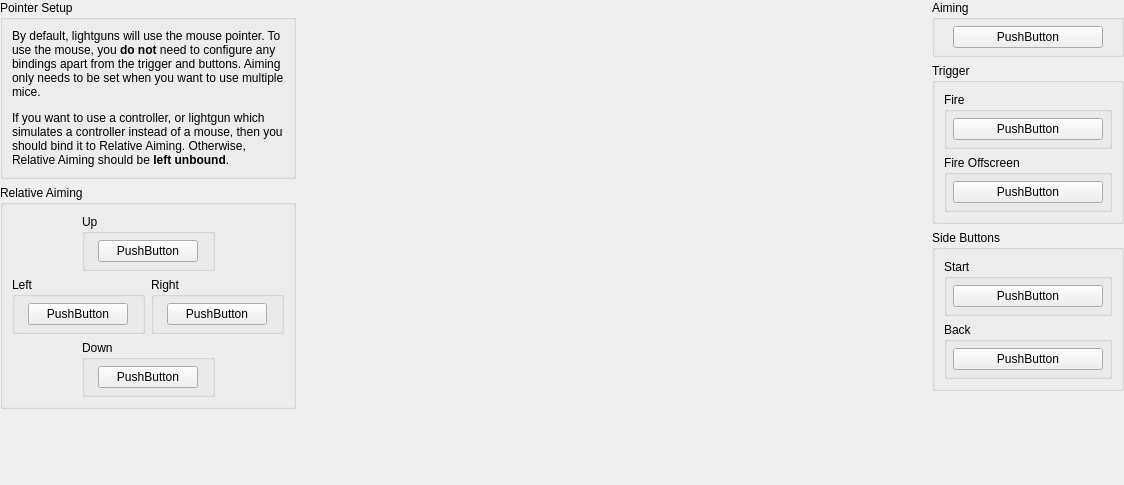
<?xml version="1.0" encoding="UTF-8"?>
<ui version="4.0">
 <class>ControllerBindingWidget_Justifier</class>
 <widget class="QWidget" name="ControllerBindingWidget_Justifier">
  <property name="geometry">
   <rect>
    <x>0</x>
    <y>0</y>
    <width>1124</width>
    <height>485</height>
   </rect>
  </property>
  <property name="sizePolicy">
   <sizepolicy hsizetype="MinimumExpanding" vsizetype="Preferred">
    <horstretch>0</horstretch>
    <verstretch>0</verstretch>
   </sizepolicy>
  </property>
  <property name="minimumSize">
   <size>
    <width>1000</width>
    <height>400</height>
   </size>
  </property>
  <layout class="QGridLayout" name="gridLayout_3">
   <property name="leftMargin">
    <number>0</number>
   </property>
   <property name="topMargin">
    <number>0</number>
   </property>
   <property name="rightMargin">
    <number>0</number>
   </property>
   <property name="bottomMargin">
    <number>0</number>
   </property>
   <item row="0" column="0">
    <layout class="QVBoxLayout" name="verticalLayout_5">
     <item>
      <widget class="QGroupBox" name="groupBox_18">
       <property name="title">
        <string>Pointer Setup</string>
       </property>
       <layout class="QVBoxLayout" name="verticalLayout_6">
        <item>
         <widget class="QLabel" name="label_4">
          <property name="text">
           <string>&lt;html&gt;&lt;head/&gt;&lt;body&gt;&lt;p&gt;By default, lightguns will use the mouse pointer. To use the mouse, you &lt;span style=&quot; font-weight:700;&quot;&gt;do not&lt;/span&gt; need to configure any bindings apart from the trigger and buttons. Aiming only needs to be set when you want to use multiple mice.&lt;/p&gt;&lt;p&gt;If you want to use a controller, or lightgun which simulates a controller instead of a mouse, then you should bind it to Relative Aiming. Otherwise, Relative Aiming should be &lt;span style=&quot; font-weight:700;&quot;&gt;left unbound&lt;/span&gt;.&lt;/p&gt;&lt;/body&gt;&lt;/html&gt;</string>
          </property>
          <property name="alignment">
           <set>Qt::AlignmentFlag::AlignLeading|Qt::AlignmentFlag::AlignLeft|Qt::AlignmentFlag::AlignTop</set>
          </property>
          <property name="wordWrap">
           <bool>true</bool>
          </property>
         </widget>
        </item>
       </layout>
      </widget>
     </item>
     <item>
      <widget class="QGroupBox" name="groupBox_20">
       <property name="title">
        <string extracomment="Try to use Sony's official terminology for this. A good place to start would be in the console or the DualShock 2's manual. If this element was officially translated to your language by Sony in later DualShocks, you may use that term.">Relative Aiming</string>
       </property>
       <layout class="QGridLayout" name="gridLayout_18">
        <item row="3" column="1" colspan="2">
         <widget class="QGroupBox" name="groupBox_21">
          <property name="title">
           <string>Down</string>
          </property>
          <layout class="QGridLayout" name="gridLayout_20">
           <property name="leftMargin">
            <number>6</number>
           </property>
           <property name="topMargin">
            <number>6</number>
           </property>
           <property name="rightMargin">
            <number>6</number>
           </property>
           <property name="bottomMargin">
            <number>6</number>
           </property>
           <item row="0" column="0">
            <widget class="InputBindingWidget" name="RelativeDown">
             <property name="minimumSize">
              <size>
               <width>100</width>
               <height>0</height>
              </size>
             </property>
             <property name="maximumSize">
              <size>
               <width>100</width>
               <height>16777215</height>
              </size>
             </property>
             <property name="text">
              <string notr="true">PushButton</string>
             </property>
            </widget>
           </item>
          </layout>
         </widget>
        </item>
        <item row="0" column="1" colspan="2">
         <widget class="QGroupBox" name="groupBox_23">
          <property name="title">
           <string>Up</string>
          </property>
          <layout class="QGridLayout" name="gridLayout_22">
           <property name="leftMargin">
            <number>6</number>
           </property>
           <property name="topMargin">
            <number>6</number>
           </property>
           <property name="rightMargin">
            <number>6</number>
           </property>
           <property name="bottomMargin">
            <number>6</number>
           </property>
           <item row="0" column="0">
            <widget class="InputBindingWidget" name="RelativeUp">
             <property name="minimumSize">
              <size>
               <width>100</width>
               <height>0</height>
              </size>
             </property>
             <property name="maximumSize">
              <size>
               <width>100</width>
               <height>16777215</height>
              </size>
             </property>
             <property name="text">
              <string notr="true">PushButton</string>
             </property>
            </widget>
           </item>
          </layout>
         </widget>
        </item>
        <item row="2" column="0" colspan="2">
         <widget class="QGroupBox" name="groupBox_22">
          <property name="title">
           <string>Left</string>
          </property>
          <layout class="QGridLayout" name="gridLayout_21">
           <property name="leftMargin">
            <number>6</number>
           </property>
           <property name="topMargin">
            <number>6</number>
           </property>
           <property name="rightMargin">
            <number>6</number>
           </property>
           <property name="bottomMargin">
            <number>6</number>
           </property>
           <item row="0" column="0">
            <widget class="InputBindingWidget" name="RelativeLeft">
             <property name="minimumSize">
              <size>
               <width>100</width>
               <height>0</height>
              </size>
             </property>
             <property name="maximumSize">
              <size>
               <width>100</width>
               <height>16777215</height>
              </size>
             </property>
             <property name="text">
              <string notr="true">PushButton</string>
             </property>
            </widget>
           </item>
          </layout>
         </widget>
        </item>
        <item row="2" column="2" colspan="2">
         <widget class="QGroupBox" name="groupBox_24">
          <property name="title">
           <string>Right</string>
          </property>
          <layout class="QGridLayout" name="gridLayout_23">
           <property name="leftMargin">
            <number>6</number>
           </property>
           <property name="topMargin">
            <number>6</number>
           </property>
           <property name="rightMargin">
            <number>6</number>
           </property>
           <property name="bottomMargin">
            <number>6</number>
           </property>
           <item row="0" column="0">
            <widget class="InputBindingWidget" name="RelativeRight">
             <property name="minimumSize">
              <size>
               <width>100</width>
               <height>0</height>
              </size>
             </property>
             <property name="maximumSize">
              <size>
               <width>100</width>
               <height>16777215</height>
              </size>
             </property>
             <property name="text">
              <string notr="true">PushButton</string>
             </property>
            </widget>
           </item>
          </layout>
         </widget>
        </item>
       </layout>
      </widget>
     </item>
     <item>
      <spacer name="verticalSpacer_5">
       <property name="orientation">
        <enum>Qt::Orientation::Vertical</enum>
       </property>
       <property name="sizeHint" stdset="0">
        <size>
         <width>0</width>
         <height>0</height>
        </size>
       </property>
      </spacer>
     </item>
    </layout>
   </item>
   <item row="0" column="1">
    <layout class="QGridLayout" name="gridLayout_2">
     <item row="1" column="0">
      <spacer name="horizontalSpacer">
       <property name="orientation">
        <enum>Qt::Orientation::Horizontal</enum>
       </property>
       <property name="sizeHint" stdset="0">
        <size>
         <width>35</width>
         <height>263</height>
        </size>
       </property>
      </spacer>
     </item>
     <item row="1" column="1" colspan="2">
      <widget class="QLabel" name="label_3">
       <property name="sizePolicy">
        <sizepolicy hsizetype="Fixed" vsizetype="Fixed">
         <horstretch>0</horstretch>
         <verstretch>0</verstretch>
        </sizepolicy>
       </property>
       <property name="maximumSize">
        <size>
         <width>400</width>
         <height>266</height>
        </size>
       </property>
       <property name="text">
        <string/>
       </property>
       <property name="pixmap">
        <pixmap resource="resources/pokketsx-qt.qrc">:/controllers/justifier.svg</pixmap>
       </property>
       <property name="scaledContents">
        <bool>true</bool>
       </property>
      </widget>
     </item>
     <item row="1" column="3">
      <spacer name="horizontalSpacer_2">
       <property name="orientation">
        <enum>Qt::Orientation::Horizontal</enum>
       </property>
       <property name="sizeHint" stdset="0">
        <size>
         <width>36</width>
         <height>263</height>
        </size>
       </property>
      </spacer>
     </item>
     <item row="0" column="1" colspan="2">
      <spacer name="verticalSpacer_2">
       <property name="orientation">
        <enum>Qt::Orientation::Vertical</enum>
       </property>
       <property name="sizeHint" stdset="0">
        <size>
         <width>20</width>
         <height>40</height>
        </size>
       </property>
      </spacer>
     </item>
     <item row="2" column="1" colspan="2">
      <spacer name="verticalSpacer_3">
       <property name="orientation">
        <enum>Qt::Orientation::Vertical</enum>
       </property>
       <property name="sizeHint" stdset="0">
        <size>
         <width>20</width>
         <height>40</height>
        </size>
       </property>
      </spacer>
     </item>
    </layout>
   </item>
   <item row="0" column="2">
    <layout class="QVBoxLayout" name="verticalLayout">
     <item>
      <widget class="QGroupBox" name="groupBox_7">
       <property name="title">
        <string>Aiming</string>
       </property>
       <layout class="QGridLayout" name="gridLayout_10">
        <property name="leftMargin">
         <number>6</number>
        </property>
        <property name="topMargin">
         <number>6</number>
        </property>
        <property name="rightMargin">
         <number>6</number>
        </property>
        <property name="bottomMargin">
         <number>6</number>
        </property>
        <item row="0" column="0">
         <widget class="InputBindingWidget" name="Pointer">
          <property name="minimumSize">
           <size>
            <width>150</width>
            <height>0</height>
           </size>
          </property>
          <property name="maximumSize">
           <size>
            <width>150</width>
            <height>16777215</height>
           </size>
          </property>
          <property name="text">
           <string>PushButton</string>
          </property>
         </widget>
        </item>
       </layout>
      </widget>
     </item>
     <item>
      <widget class="QGroupBox" name="groupBox_8">
       <property name="title">
        <string>Trigger</string>
       </property>
       <layout class="QGridLayout" name="gridLayout_24">
        <item row="2" column="0" colspan="2">
         <widget class="QGroupBox" name="groupBox_9">
          <property name="title">
           <string>Fire Offscreen</string>
          </property>
          <layout class="QGridLayout" name="gridLayout_25">
           <property name="leftMargin">
            <number>6</number>
           </property>
           <property name="topMargin">
            <number>6</number>
           </property>
           <property name="rightMargin">
            <number>6</number>
           </property>
           <property name="bottomMargin">
            <number>6</number>
           </property>
           <item row="0" column="0">
            <widget class="InputBindingWidget" name="ShootOffscreen">
             <property name="minimumSize">
              <size>
               <width>150</width>
               <height>0</height>
              </size>
             </property>
             <property name="maximumSize">
              <size>
               <width>150</width>
               <height>16777215</height>
              </size>
             </property>
             <property name="text">
              <string>PushButton</string>
             </property>
            </widget>
           </item>
          </layout>
         </widget>
        </item>
        <item row="0" column="0" colspan="2">
         <widget class="QGroupBox" name="groupBox_25">
          <property name="title">
           <string>Fire</string>
          </property>
          <layout class="QGridLayout" name="gridLayout_26">
           <property name="leftMargin">
            <number>6</number>
           </property>
           <property name="topMargin">
            <number>6</number>
           </property>
           <property name="rightMargin">
            <number>6</number>
           </property>
           <property name="bottomMargin">
            <number>6</number>
           </property>
           <item row="0" column="0">
            <widget class="InputBindingWidget" name="Trigger">
             <property name="minimumSize">
              <size>
               <width>150</width>
               <height>0</height>
              </size>
             </property>
             <property name="maximumSize">
              <size>
               <width>150</width>
               <height>16777215</height>
              </size>
             </property>
             <property name="text">
              <string>PushButton</string>
             </property>
            </widget>
           </item>
          </layout>
         </widget>
        </item>
       </layout>
      </widget>
     </item>
     <item>
      <widget class="QGroupBox" name="groupBox_26">
       <property name="title">
        <string>Side Buttons</string>
       </property>
       <layout class="QGridLayout" name="gridLayout_27">
        <item row="2" column="0" colspan="2">
         <widget class="QGroupBox" name="groupBox_27">
          <property name="title">
           <string>Back</string>
          </property>
          <layout class="QGridLayout" name="gridLayout_28">
           <property name="leftMargin">
            <number>6</number>
           </property>
           <property name="topMargin">
            <number>6</number>
           </property>
           <property name="rightMargin">
            <number>6</number>
           </property>
           <property name="bottomMargin">
            <number>6</number>
           </property>
           <item row="0" column="0">
            <widget class="InputBindingWidget" name="Back">
             <property name="minimumSize">
              <size>
               <width>150</width>
               <height>0</height>
              </size>
             </property>
             <property name="maximumSize">
              <size>
               <width>150</width>
               <height>16777215</height>
              </size>
             </property>
             <property name="text">
              <string>PushButton</string>
             </property>
            </widget>
           </item>
          </layout>
         </widget>
        </item>
        <item row="0" column="0" colspan="2">
         <widget class="QGroupBox" name="groupBox_28">
          <property name="title">
           <string>Start</string>
          </property>
          <layout class="QGridLayout" name="gridLayout_29">
           <property name="leftMargin">
            <number>6</number>
           </property>
           <property name="topMargin">
            <number>6</number>
           </property>
           <property name="rightMargin">
            <number>6</number>
           </property>
           <property name="bottomMargin">
            <number>6</number>
           </property>
           <item row="0" column="0">
            <widget class="InputBindingWidget" name="Start">
             <property name="minimumSize">
              <size>
               <width>150</width>
               <height>0</height>
              </size>
             </property>
             <property name="maximumSize">
              <size>
               <width>150</width>
               <height>16777215</height>
              </size>
             </property>
             <property name="text">
              <string>PushButton</string>
             </property>
            </widget>
           </item>
          </layout>
         </widget>
        </item>
       </layout>
      </widget>
     </item>
     <item>
      <spacer name="verticalSpacer_4">
       <property name="orientation">
        <enum>Qt::Orientation::Vertical</enum>
       </property>
       <property name="sizeHint" stdset="0">
        <size>
         <width>0</width>
         <height>0</height>
        </size>
       </property>
      </spacer>
     </item>
    </layout>
   </item>
   <item row="1" column="1">
    <spacer name="verticalSpacer">
     <property name="orientation">
      <enum>Qt::Orientation::Vertical</enum>
     </property>
     <property name="sizeHint" stdset="0">
      <size>
       <width>20</width>
       <height>40</height>
      </size>
     </property>
    </spacer>
   </item>
  </layout>
 </widget>
 <customwidgets>
  <customwidget>
   <class>InputBindingWidget</class>
   <extends>QPushButton</extends>
   <header>inputbindingwidgets.h</header>
  </customwidget>
 </customwidgets>
 <resources>
  <include location="resources/pokketsx-qt.qrc"/>
  <include location="resources/pokketsx-qt.qrc"/>
 </resources>
 <connections/>
</ui>
